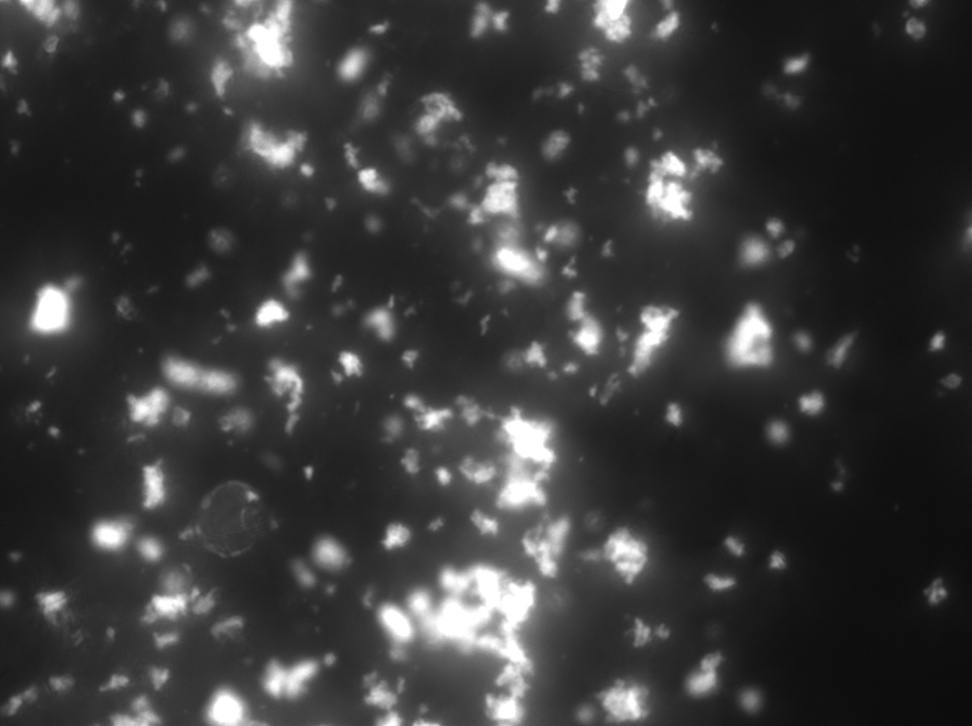
#> input picture sample2.jpg, 972 x 726 px, shrunk from 1392 x 1040 before the run
$ python dfsclusters.py   (older library calls are emulated)
#> lines starting #> are read from the running program, lines starting #| are printed output that depends on the picture; after the words box and inside, x2 and y2 are one past the last pixel; in counts of white or black regions, pixels touching at a corner belong together; long printed decimals are rounded
from PIL import Image
import numpy as np
import scipy as sp
import matplotlib.pyplot as plt
from skimage.filters import sobel, threshold_adaptive, threshold_li
#im = Image.open('sample1.jpg')
#im = Image.open('sample2.jpg')
im = Image.open('sample2.jpg')
#> im is the input picture: PIL image 972x726 RGB; min 11, max 255, mean 58.3
im = np.asarray(im)
threshold = threshold_li(im) #60
#> threshold = 77.76
print(threshold)
#| 77.758
im = im[:,:,0]
#> im: shape (726, 972)
sobel_edges = sobel(im)
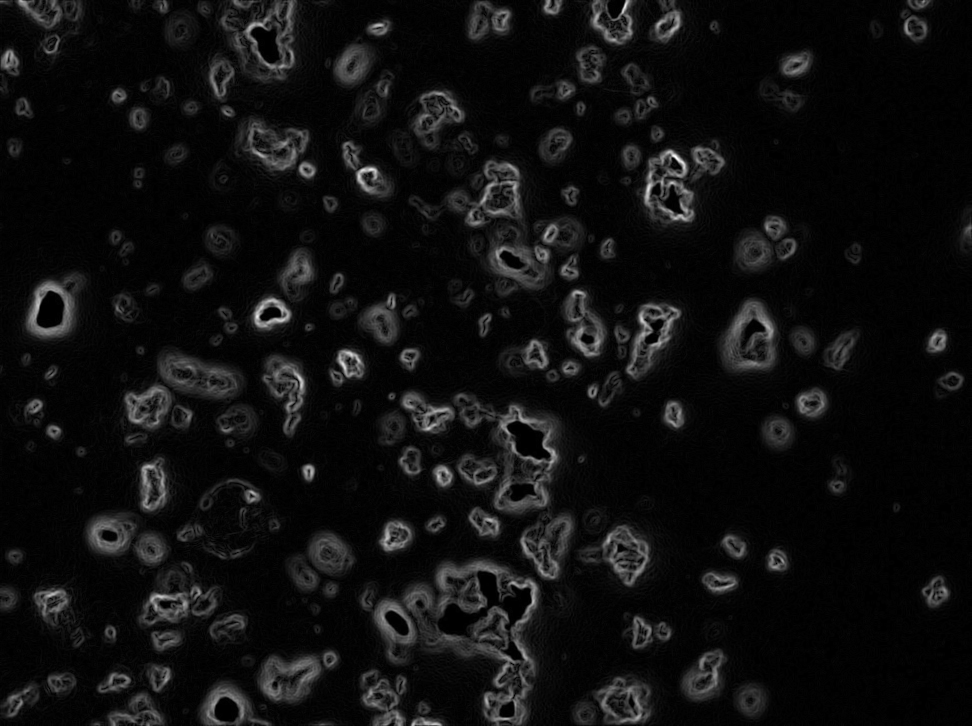
#> sobel_edges: shape (726, 972) float64; min 0, max 0.225, mean 0.014; drawn with min black and max white
cluster_im = np.zeros(im.shape)
thresholds = threshold_adaptive(im, 101, method = 'mean')
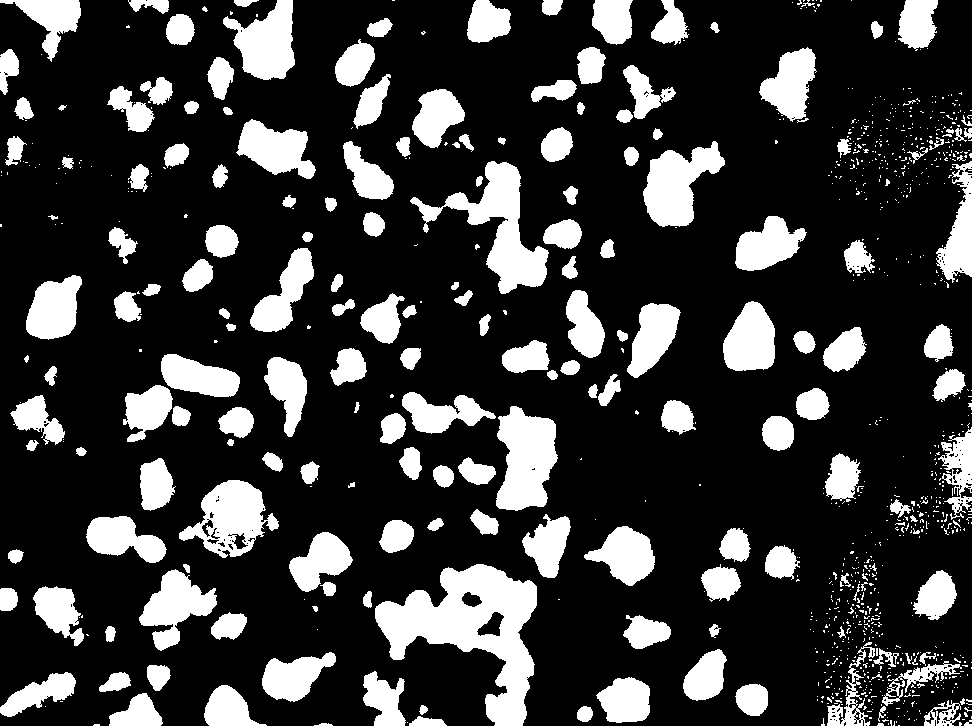
#> thresholds: shape (726, 972) bool; 22.2% white; 989 white regions (800 under 20 px), largest, box (x1, y1, x2, y2) and area: (375, 564, 537, 726) 11704, (410, 161, 549, 294) 5752, (496, 406, 558, 511) 4646
def dfs(im, x, y):
	stack = [(x,y)]
	clustertotal, numpixels = int(im[y][x]),1
	while stack != []:
		x, y = stack.pop()
		neighbors = [(x+1, y), (x, y+1), (x+1, y+1)]
		for neighbor in neighbors:
			x,y = neighbor[0], neighbor[1]
			if x < np.size(im, 1) and y < np.size(im, 0):
				if cluster_im[y][x] != 255 and im[y][x] > threshold and thresholds[y][x]:
					clustertotal += im[y][x]
					cluster_im[y][x] = 255
					stack.append((x,y))
					numpixels+=1
	return float(clustertotal)/numpixels
clusters = []
for x in range(np.size(im, 1)):
	for y in range(np.size(im, 0)):
		if cluster_im[y][x]!=255 and im[y][x] > threshold and thresholds[y][x]:
			clusteravg = dfs(im, x,y)
			clusters.append(clusteravg)
#> this loop made 972 passes
#> after the loop, clusters = 1423 values, max 230.3 at index 754, min 78 at index 7, mean 115.7
		#print(clusters)
print(clusters)
#> (printed output is left out)
plt.imshow(cluster_im, "Greys_r")
plt.show()
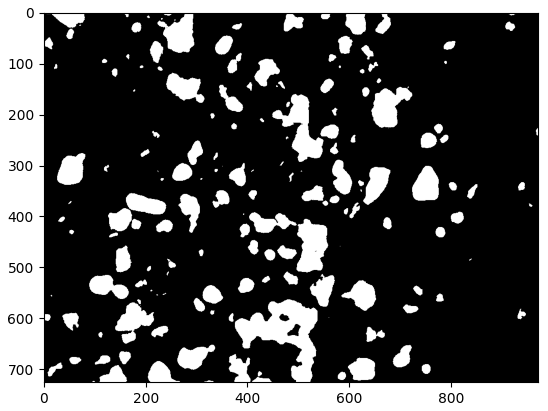
#> figure drawn by matplotlib, 1 panel

$ run again, with sample1.jpg copied over sample2.jpg
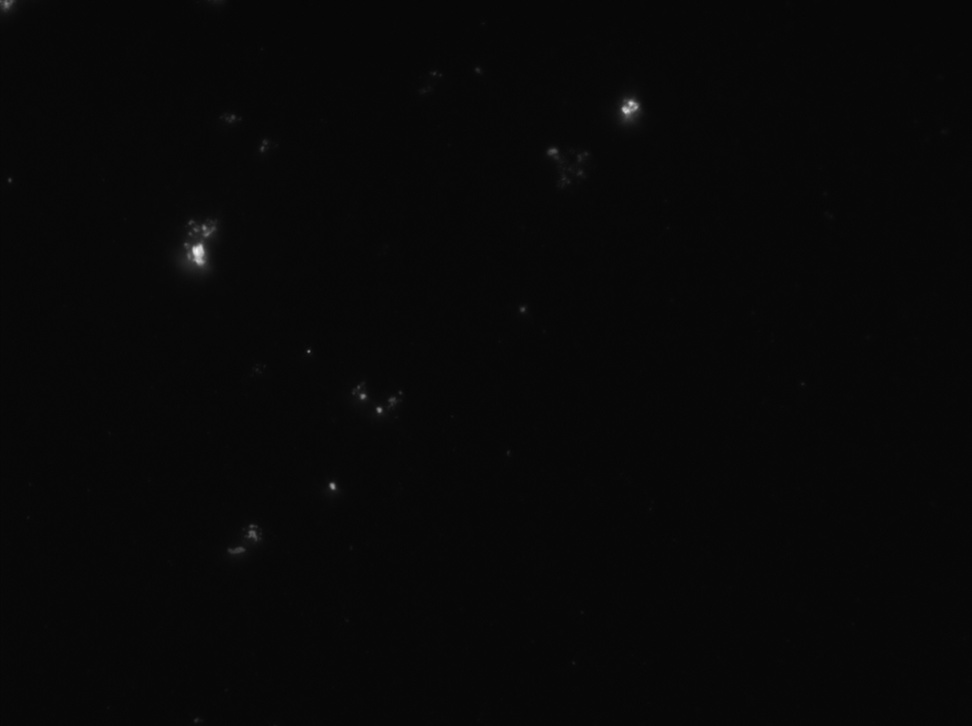
#> input picture sample1.jpg, 972 x 726 px, shrunk from 1392 x 1040 before the run
#> im is the input picture: PIL image 972x726 RGB; min 5, max 245, mean 7.7
#> threshold = 7.81
#| 7.810
#> im: shape (726, 972)
#> `thresholds = threshold_adaptive(im, 101, method = 'mean')`:
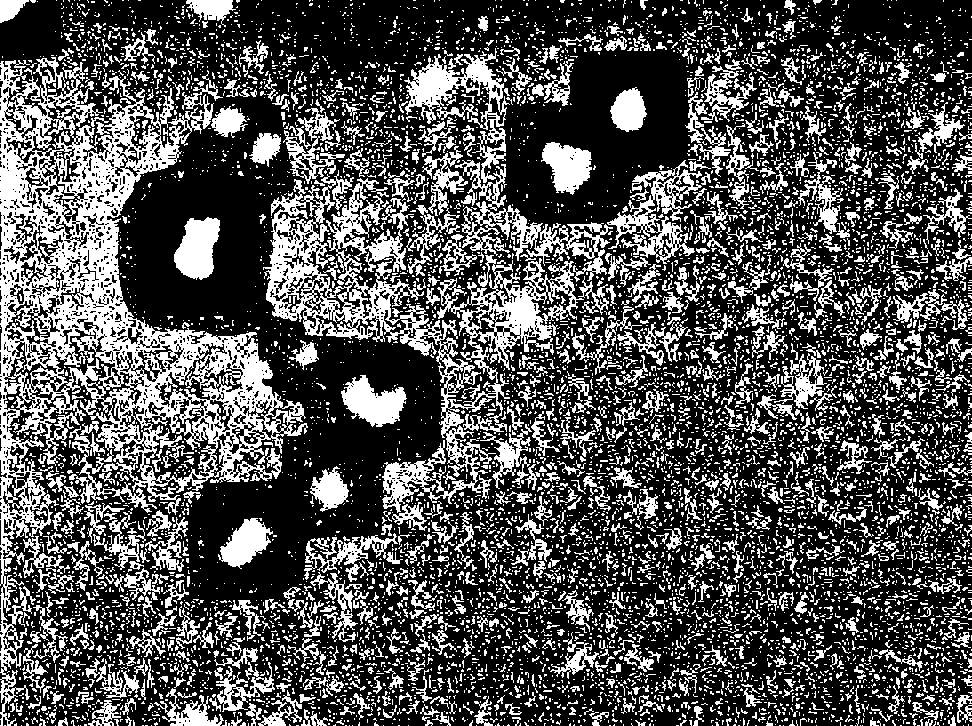
#> thresholds: shape (726, 972) bool; 32% white; 8416 white regions (7289 under 20 px), largest, box (x1, y1, x2, y2) and area: (0, 57, 308, 726) 49166, (263, 170, 584, 513) 22266, (455, 160, 613, 282) 4092
#> the loop `for x in range(np.size(im, 1)):` made 972 passes
#> (printed output is left out)
#> `plt.show()`:
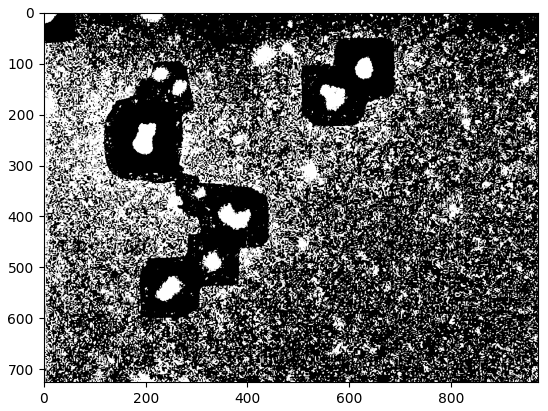
#> figure drawn by matplotlib, 1 panel

$ run again, with sample3.jpg copied over sample2.jpg
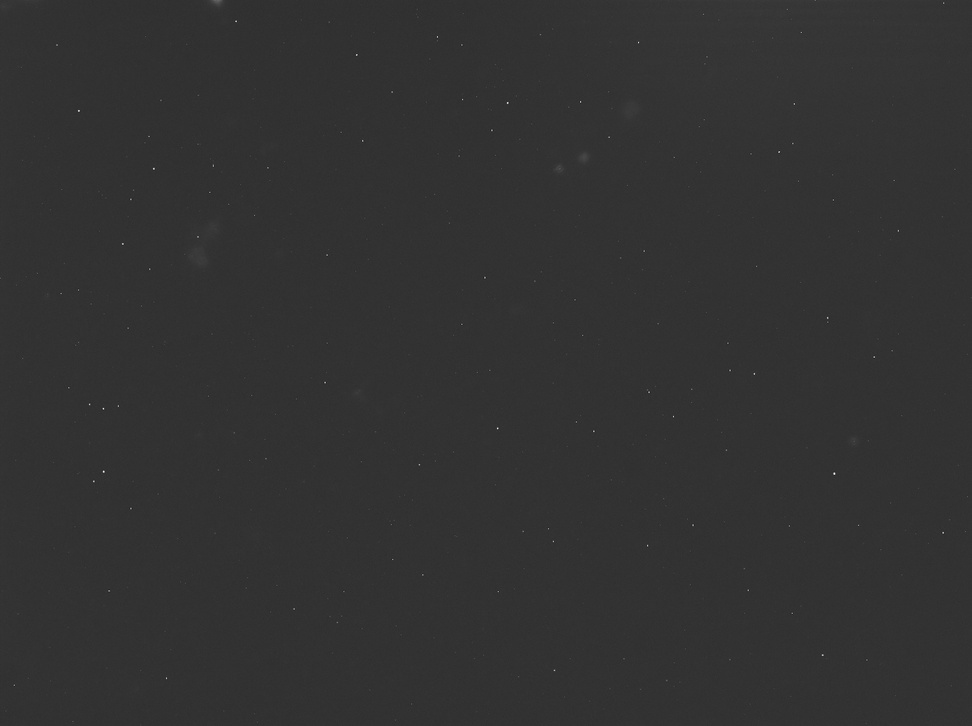
#> input picture sample3.jpg, 972 x 726 px, shrunk from 1392 x 1040 before the run
#> im is the input picture: PIL image 972x726 RGB; min 29, max 255, mean 50.1
#> threshold = 50.6
#| 50.603
#> im: shape (726, 972)
#> `thresholds = threshold_adaptive(im, 101, method = 'mean')`:
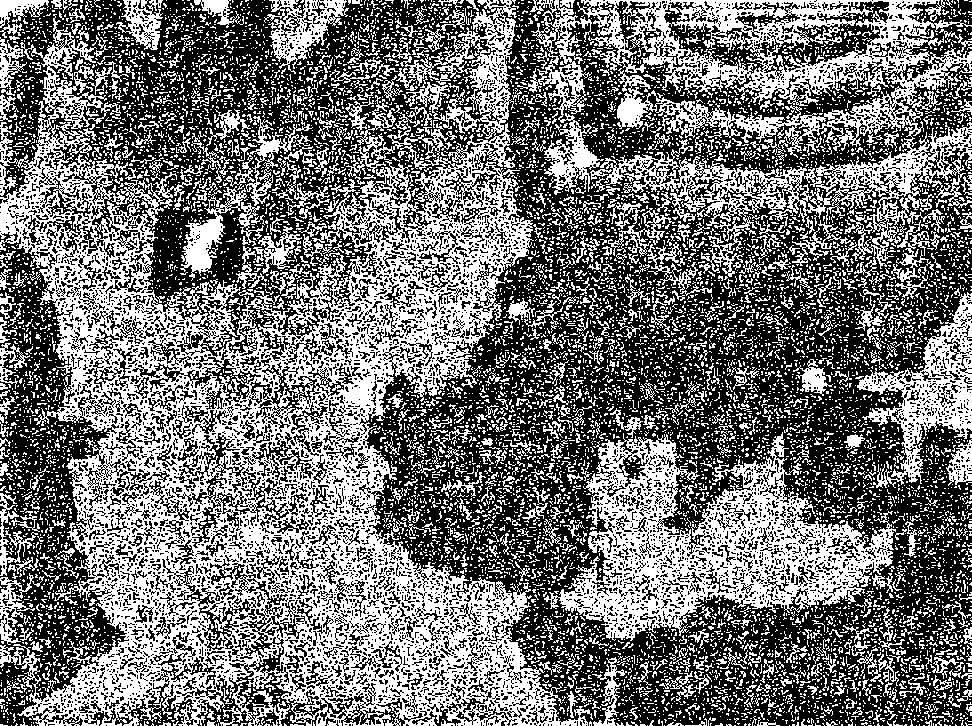
#> thresholds: shape (726, 972) bool; 45.1% white in thin lines or dots
#> the loop `for x in range(np.size(im, 1)):` made 972 passes
#> (printed output is left out)
#> `plt.show()`:
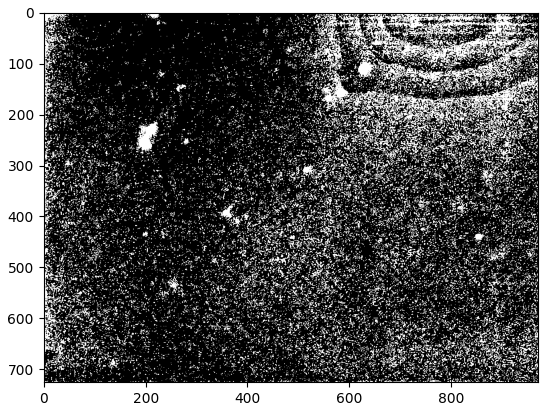
#> figure drawn by matplotlib, 1 panel
